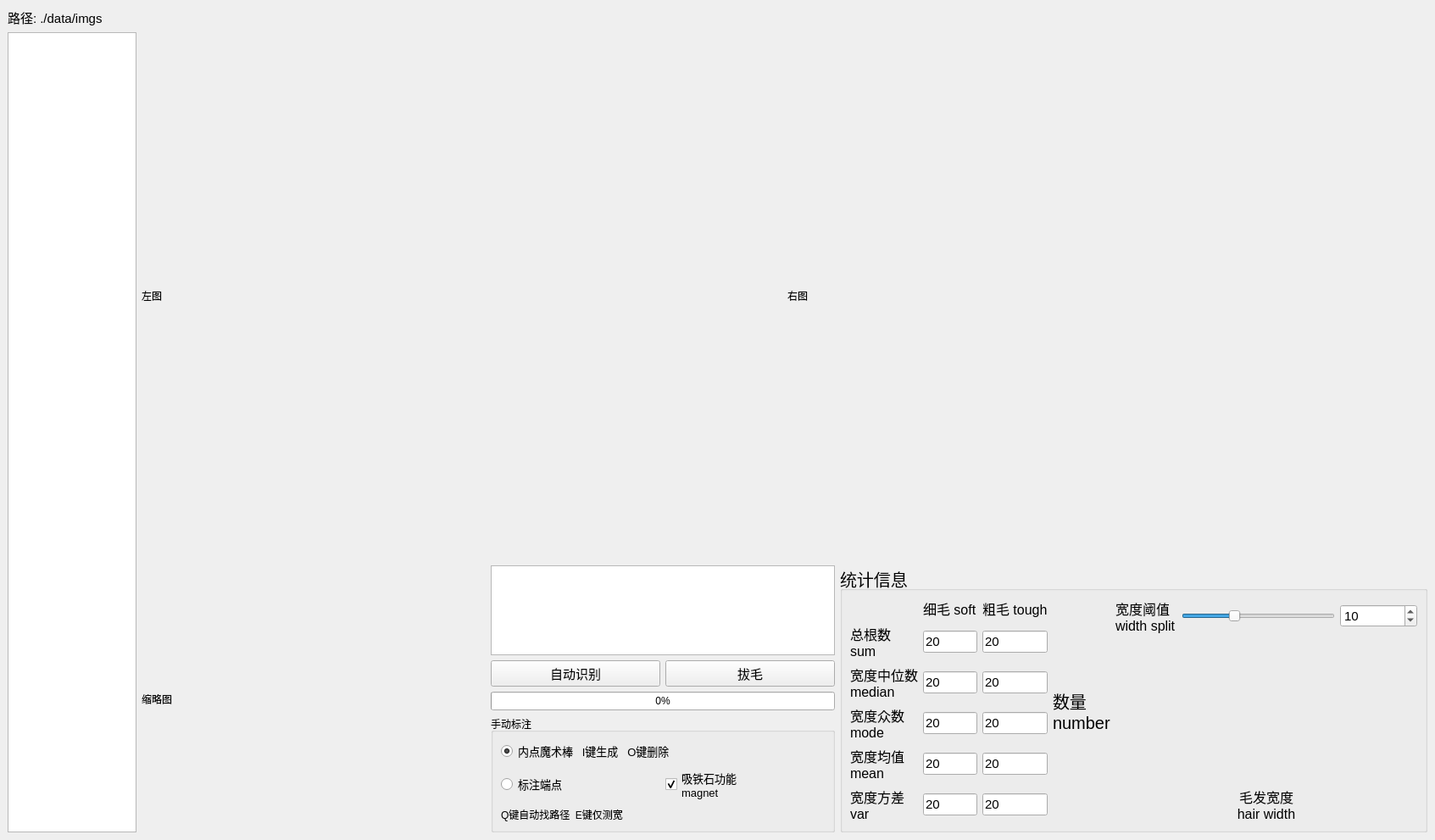
<?xml version="1.0" encoding="UTF-8"?>
<ui version="4.0">
 <class>MainWindow</class>
 <widget class="QMainWindow" name="MainWindow">
  <property name="geometry">
   <rect>
    <x>0</x>
    <y>0</y>
    <width>1693</width>
    <height>991</height>
   </rect>
  </property>
  <property name="windowTitle">
   <string>MainWindow</string>
  </property>
  <widget class="QWidget" name="centralwidget">
   <layout class="QGridLayout" name="gridLayout" rowstretch="0,0" columnstretch="1,10">
    <item row="1" column="1">
     <layout class="QGridLayout" name="gridLayout_2" rowstretch="2,1" columnstretch="0,0">
      <item row="0" column="1">
       <widget class="QLabel" name="labelImg_curve">
        <property name="focusPolicy">
         <enum>Qt::ClickFocus</enum>
        </property>
        <property name="text">
         <string>右图</string>
        </property>
       </widget>
      </item>
      <item row="0" column="0">
       <widget class="QLabel" name="labelImg">
        <property name="focusPolicy">
         <enum>Qt::ClickFocus</enum>
        </property>
        <property name="text">
         <string>左图</string>
        </property>
       </widget>
      </item>
      <item row="1" column="0" colspan="2">
       <layout class="QHBoxLayout" name="horizontalLayout" stretch="1,1,0">
        <item>
         <widget class="QLabel" name="labelImg_roi">
          <property name="text">
           <string>缩略图</string>
          </property>
         </widget>
        </item>
        <item>
         <layout class="QVBoxLayout" name="verticalLayout" stretch="1,0">
          <item>
           <layout class="QGridLayout" name="gridLayout_5">
            <item row="1" column="0">
             <widget class="QPushButton" name="buttonAutoDetect">
              <property name="font">
               <font>
                <pointsize>11</pointsize>
               </font>
              </property>
              <property name="focusPolicy">
               <enum>Qt::NoFocus</enum>
              </property>
              <property name="text">
               <string>自动识别</string>
              </property>
             </widget>
            </item>
            <item row="1" column="1">
             <widget class="QPushButton" name="buttonImpaint">
              <property name="font">
               <font>
                <pointsize>11</pointsize>
               </font>
              </property>
              <property name="focusPolicy">
               <enum>Qt::NoFocus</enum>
              </property>
              <property name="text">
               <string>拔毛</string>
              </property>
             </widget>
            </item>
            <item row="0" column="0" colspan="2">
             <widget class="QTextBrowser" name="logBrowser"/>
            </item>
            <item row="2" column="0" colspan="2">
             <widget class="QProgressBar" name="autoDetectBar">
              <property name="value">
               <number>0</number>
              </property>
             </widget>
            </item>
           </layout>
          </item>
          <item>
           <widget class="QGroupBox" name="groupBox_2">
            <property name="title">
             <string>手动标注</string>
            </property>
            <layout class="QGridLayout" name="gridLayout_7">
             <item row="3" column="3">
              <widget class="QCheckBox" name="checkMagnetFlag">
               <property name="font">
                <font>
                 <pointsize>10</pointsize>
                </font>
               </property>
               <property name="focusPolicy">
                <enum>Qt::NoFocus</enum>
               </property>
               <property name="text">
                <string>吸铁石功能
magnet</string>
               </property>
               <property name="checked">
                <bool>true</bool>
               </property>
              </widget>
             </item>
             <item row="2" column="2" colspan="2">
              <widget class="QRadioButton" name="radioHangleModeAuto">
               <property name="font">
                <font>
                 <pointsize>10</pointsize>
                </font>
               </property>
               <property name="focusPolicy">
                <enum>Qt::NoFocus</enum>
               </property>
               <property name="text">
                <string>内点魔术棒   I键生成   O键删除</string>
               </property>
               <property name="checked">
                <bool>true</bool>
               </property>
              </widget>
             </item>
             <item row="3" column="2">
              <widget class="QRadioButton" name="radioHangleModeHandle">
               <property name="enabled">
                <bool>true</bool>
               </property>
               <property name="font">
                <font>
                 <pointsize>10</pointsize>
                </font>
               </property>
               <property name="focusPolicy">
                <enum>Qt::NoFocus</enum>
               </property>
               <property name="text">
                <string>标注端点 </string>
               </property>
               <property name="checked">
                <bool>false</bool>
               </property>
              </widget>
             </item>
             <item row="4" column="2" colspan="2">
              <widget class="QLabel" name="label_22">
               <property name="text">
                <string>Q键自动找路径  E键仅测宽</string>
               </property>
              </widget>
             </item>
            </layout>
           </widget>
          </item>
         </layout>
        </item>
        <item>
         <widget class="QGroupBox" name="groupBox_4">
          <property name="font">
           <font>
            <pointsize>15</pointsize>
           </font>
          </property>
          <property name="title">
           <string>统计信息</string>
          </property>
          <layout class="QHBoxLayout" name="horizontalLayout_2" stretch="1,0,2">
           <item>
            <layout class="QGridLayout" name="gridLayout_3" rowstretch="0,0,0,0,0,0,0">
             <item row="5" column="2">
              <widget class="QLineEdit" name="statusStd_2">
               <property name="font">
                <font>
                 <pointsize>11</pointsize>
                </font>
               </property>
               <property name="focusPolicy">
                <enum>Qt::NoFocus</enum>
               </property>
               <property name="text">
                <string>20</string>
               </property>
               <property name="placeholderText">
                <string>20.0</string>
               </property>
              </widget>
             </item>
             <item row="3" column="1">
              <widget class="QLineEdit" name="statusMode_2">
               <property name="font">
                <font>
                 <pointsize>11</pointsize>
                </font>
               </property>
               <property name="focusPolicy">
                <enum>Qt::NoFocus</enum>
               </property>
               <property name="text">
                <string>20</string>
               </property>
               <property name="placeholderText">
                <string>20.0</string>
               </property>
              </widget>
             </item>
             <item row="5" column="0">
              <widget class="QLabel" name="label_20">
               <property name="font">
                <font>
                 <pointsize>12</pointsize>
                </font>
               </property>
               <property name="text">
                <string>宽度方差
var</string>
               </property>
              </widget>
             </item>
             <item row="0" column="1">
              <widget class="QLabel" name="label_17">
               <property name="font">
                <font>
                 <pointsize>12</pointsize>
                </font>
               </property>
               <property name="text">
                <string>细毛 soft</string>
               </property>
              </widget>
             </item>
             <item row="2" column="0">
              <widget class="QLabel" name="label_6">
               <property name="font">
                <font>
                 <pointsize>12</pointsize>
                </font>
               </property>
               <property name="text">
                <string>宽度中位数
median</string>
               </property>
              </widget>
             </item>
             <item row="0" column="2">
              <widget class="QLabel" name="label_18">
               <property name="font">
                <font>
                 <pointsize>12</pointsize>
                </font>
               </property>
               <property name="text">
                <string>粗毛 tough</string>
               </property>
              </widget>
             </item>
             <item row="1" column="2">
              <widget class="QLineEdit" name="statusNum_2">
               <property name="font">
                <font>
                 <pointsize>11</pointsize>
                </font>
               </property>
               <property name="focusPolicy">
                <enum>Qt::NoFocus</enum>
               </property>
               <property name="text">
                <string>20</string>
               </property>
               <property name="placeholderText">
                <string>20.0</string>
               </property>
              </widget>
             </item>
             <item row="4" column="1">
              <widget class="QLineEdit" name="statusMean">
               <property name="font">
                <font>
                 <pointsize>11</pointsize>
                </font>
               </property>
               <property name="focusPolicy">
                <enum>Qt::NoFocus</enum>
               </property>
               <property name="text">
                <string>20</string>
               </property>
               <property name="placeholderText">
                <string>20.0</string>
               </property>
              </widget>
             </item>
             <item row="4" column="2">
              <widget class="QLineEdit" name="statusMean_2">
               <property name="font">
                <font>
                 <pointsize>11</pointsize>
                </font>
               </property>
               <property name="focusPolicy">
                <enum>Qt::NoFocus</enum>
               </property>
               <property name="text">
                <string>20</string>
               </property>
               <property name="placeholderText">
                <string>20.0</string>
               </property>
              </widget>
             </item>
             <item row="1" column="1">
              <widget class="QLineEdit" name="statusNum">
               <property name="font">
                <font>
                 <pointsize>11</pointsize>
                </font>
               </property>
               <property name="focusPolicy">
                <enum>Qt::NoFocus</enum>
               </property>
               <property name="text">
                <string>20</string>
               </property>
               <property name="placeholderText">
                <string>20.0</string>
               </property>
              </widget>
             </item>
             <item row="1" column="0">
              <widget class="QLabel" name="label_19">
               <property name="font">
                <font>
                 <pointsize>12</pointsize>
                </font>
               </property>
               <property name="text">
                <string>总根数
sum</string>
               </property>
              </widget>
             </item>
             <item row="5" column="1">
              <widget class="QLineEdit" name="statusStd">
               <property name="font">
                <font>
                 <pointsize>11</pointsize>
                </font>
               </property>
               <property name="focusPolicy">
                <enum>Qt::NoFocus</enum>
               </property>
               <property name="text">
                <string>20</string>
               </property>
               <property name="placeholderText">
                <string>20.0</string>
               </property>
              </widget>
             </item>
             <item row="4" column="0">
              <widget class="QLabel" name="label_14">
               <property name="font">
                <font>
                 <pointsize>12</pointsize>
                </font>
               </property>
               <property name="text">
                <string>宽度均值
mean</string>
               </property>
              </widget>
             </item>
             <item row="2" column="2">
              <widget class="QLineEdit" name="statusMedian_2">
               <property name="font">
                <font>
                 <pointsize>11</pointsize>
                </font>
               </property>
               <property name="focusPolicy">
                <enum>Qt::NoFocus</enum>
               </property>
               <property name="text">
                <string>20</string>
               </property>
               <property name="placeholderText">
                <string>20.0</string>
               </property>
              </widget>
             </item>
             <item row="2" column="1">
              <widget class="QLineEdit" name="statusMedian">
               <property name="font">
                <font>
                 <pointsize>11</pointsize>
                </font>
               </property>
               <property name="focusPolicy">
                <enum>Qt::NoFocus</enum>
               </property>
               <property name="text">
                <string>20</string>
               </property>
               <property name="placeholderText">
                <string>20.0</string>
               </property>
              </widget>
             </item>
             <item row="3" column="0">
              <widget class="QLabel" name="label_9">
               <property name="font">
                <font>
                 <pointsize>12</pointsize>
                </font>
               </property>
               <property name="text">
                <string>宽度众数
mode</string>
               </property>
              </widget>
             </item>
             <item row="3" column="2">
              <widget class="QLineEdit" name="statusMode">
               <property name="font">
                <font>
                 <pointsize>11</pointsize>
                </font>
               </property>
               <property name="focusPolicy">
                <enum>Qt::NoFocus</enum>
               </property>
               <property name="text">
                <string>20</string>
               </property>
               <property name="placeholderText">
                <string>20.0</string>
               </property>
              </widget>
             </item>
             <item row="6" column="0" colspan="3">
              <spacer name="verticalSpacer">
               <property name="orientation">
                <enum>Qt::Vertical</enum>
               </property>
               <property name="sizeHint" stdset="0">
                <size>
                 <width>20</width>
                 <height>40</height>
                </size>
               </property>
              </spacer>
             </item>
            </layout>
           </item>
           <item>
            <widget class="QLabel" name="label_3">
             <property name="styleSheet">
              <string notr="true"/>
             </property>
             <property name="text">
              <string>数量
number</string>
             </property>
            </widget>
           </item>
           <item>
            <layout class="QGridLayout" name="gridLayout_4" rowstretch="0,1,0" columnstretch="0,2,1">
             <item row="0" column="0">
              <widget class="QLabel" name="label_21">
               <property name="font">
                <font>
                 <pointsize>12</pointsize>
                </font>
               </property>
               <property name="text">
                <string>宽度阈值
width split</string>
               </property>
              </widget>
             </item>
             <item row="0" column="2">
              <widget class="QSpinBox" name="spinBoxDistinguish">
               <property name="enabled">
                <bool>true</bool>
               </property>
               <property name="font">
                <font>
                 <pointsize>11</pointsize>
                </font>
               </property>
               <property name="focusPolicy">
                <enum>Qt::NoFocus</enum>
               </property>
               <property name="maximum">
                <number>30</number>
               </property>
               <property name="value">
                <number>10</number>
               </property>
              </widget>
             </item>
             <item row="0" column="1">
              <widget class="QSlider" name="sliderDistinguish">
               <property name="focusPolicy">
                <enum>Qt::NoFocus</enum>
               </property>
               <property name="maximum">
                <number>30</number>
               </property>
               <property name="pageStep">
                <number>1</number>
               </property>
               <property name="value">
                <number>10</number>
               </property>
               <property name="orientation">
                <enum>Qt::Horizontal</enum>
               </property>
              </widget>
             </item>
             <item row="1" column="0" colspan="3">
              <layout class="QHBoxLayout" name="graph"/>
             </item>
             <item row="2" column="0" colspan="3">
              <widget class="QLabel" name="label_4">
               <property name="font">
                <font>
                 <pointsize>12</pointsize>
                </font>
               </property>
               <property name="text">
                <string>毛发宽度
hair width</string>
               </property>
               <property name="alignment">
                <set>Qt::AlignCenter</set>
               </property>
              </widget>
             </item>
            </layout>
           </item>
          </layout>
         </widget>
        </item>
       </layout>
      </item>
     </layout>
    </item>
    <item row="0" column="0" colspan="2">
     <widget class="QLabel" name="label_13">
      <property name="font">
       <font>
        <pointsize>11</pointsize>
       </font>
      </property>
      <property name="text">
       <string>路径: ./data/imgs</string>
      </property>
     </widget>
    </item>
    <item row="1" column="0">
     <widget class="QListWidget" name="allFiles">
      <property name="focusPolicy">
       <enum>Qt::NoFocus</enum>
      </property>
     </widget>
    </item>
   </layout>
  </widget>
 </widget>
 <resources/>
 <connections/>
</ui>
